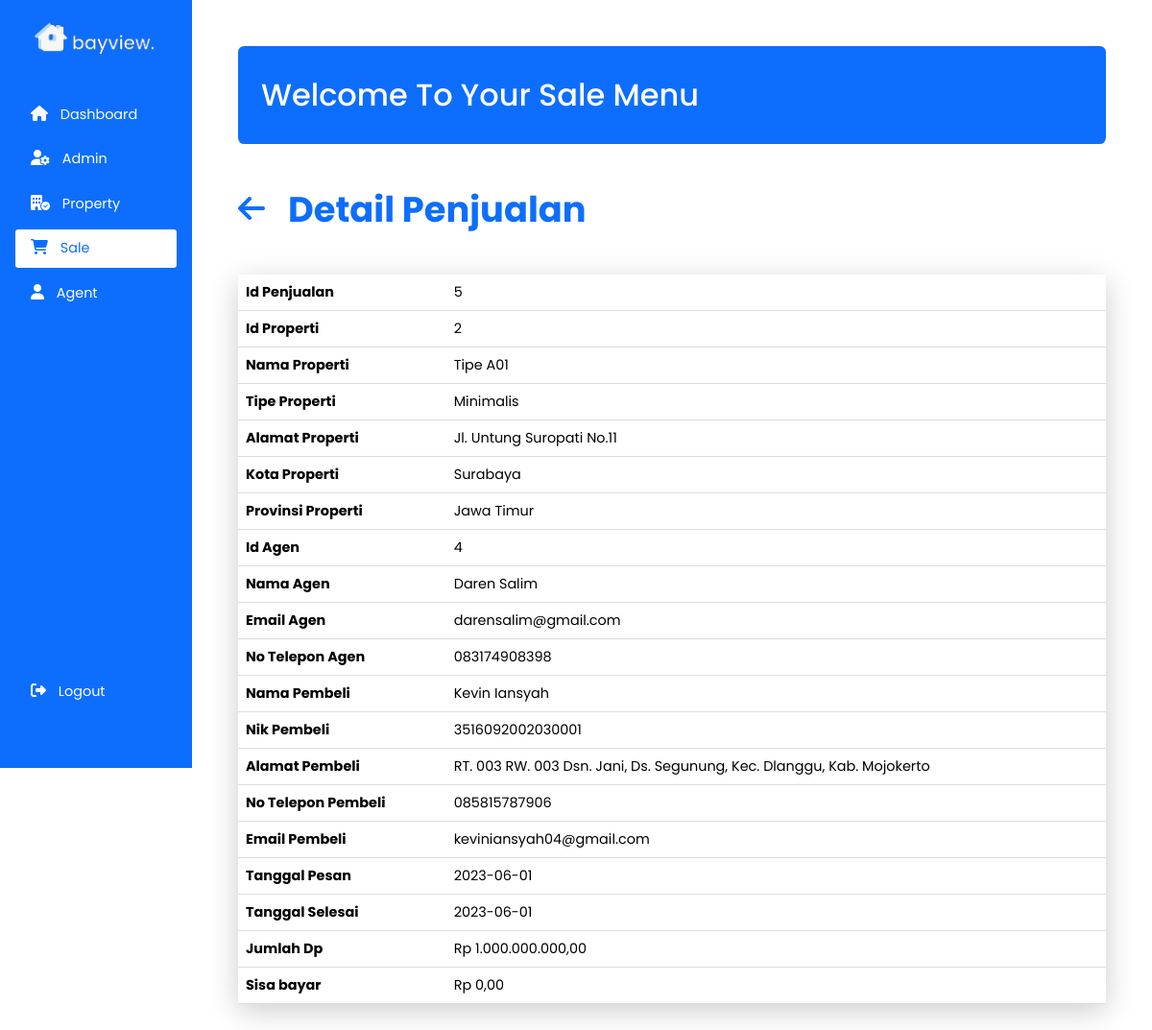
The app's page /admin/dashboard.php?page=detailPenjualan&id_penjualan=5 (signed in) with its own data.
### tables this page shows
CREATE TABLE `penjualan` (
  `id_penjualan` int NOT NULL COMMENT 'Primary key ',
  `id_properti` int NOT NULL COMMENT 'Foreign key untuk data properti yang dibeli',
  `id_agen` int NOT NULL COMMENT 'Foreign key untuk data agen yang menangani',
  `nama` varchar(255) NOT NULL COMMENT 'Nama pembeli',
  `nik` varchar(255) NOT NULL COMMENT 'NIK pembeli',
  `alamat` varchar(255) NOT NULL COMMENT 'Alamat pembeli',
  `no_telp` varchar(255) NOT NULL COMMENT 'Nomor telepon pembeli',
  `email` varchar(255) NOT NULL COMMENT 'Email pembeli',
  `tgl_pesan` date NOT NULL COMMENT 'Tanggal pemesanan properti',
  `tgl_selesai` date NOT NULL COMMENT 'Tanggal selesai (Jika rumah yang dipesan dalam pembangunan)',
  `jumlah_dp` int NOT NULL COMMENT 'Jumlah pembayaran dimuka',
  `sisa_bayar` int DEFAULT NULL COMMENT 'Jumlah sisa uang yang harus dibayar'
);

CREATE TABLE `properti` (
  `id_properti` int NOT NULL COMMENT 'Primary key',
  `id_agen` int NOT NULL COMMENT 'Foreign key agen yang menangani penjualan properti',
  `nama_properti` varchar(255) NOT NULL COMMENT 'Nama properti',
  `tipe_properti` varchar(255) NOT NULL COMMENT 'Tipe properti (rumah, apartemen, rumah ruko, villa)',
  `deskripsi` longtext NOT NULL COMMENT 'Deskripsi yang menggambarkan ringkasan property',
  `alamat` varchar(255) NOT NULL COMMENT 'Alamat properti',
  `kota` varchar(255) NOT NULL COMMENT 'Kota properti',
  `provinsi` varchar(255) NOT NULL COMMENT 'Provinsi properti',
  `luas_bangunan` int NOT NULL COMMENT 'Luas bangunan properti',
  `kamar_tidur` int NOT NULL COMMENT 'Jumlah kamar tidur',
  `kamar_mandi` int NOT NULL COMMENT 'Jumlah kamar mandi',
  `dapur` int NOT NULL COMMENT 'Jumlah dapur',
  `ruang_keluarga` int NOT NULL COMMENT 'Jumlah ruang keluarga',
  `balkon` int NOT NULL COMMENT 'Jumlah balkon',
  `harga` int NOT NULL COMMENT 'Harga jual properti',
  `status` varchar(255) NOT NULL COMMENT 'Status jual properti (avaible/sold out)',
  `gambar_1` blob COMMENT 'Gambar properti',
  `gambar_2` blob COMMENT 'Gambar properti',
  `gambar_3` blob COMMENT 'Gambar properti'
);

CREATE TABLE `agen` (
  `id_agent` int NOT NULL COMMENT 'Primary key',
  `nama` varchar(255) NOT NULL COMMENT 'Nama agen',
  `email` varchar(255) NOT NULL COMMENT 'Email agen',
  `umur` int NOT NULL COMMENT 'Umur agen',
  `jenis_kelamin` varchar(255) NOT NULL COMMENT 'Jenis kelamin',
  `alamat` varchar(255) NOT NULL COMMENT 'alamat agen',
  `no_telp` varchar(255) NOT NULL COMMENT 'Nomor telepon agen',
  `gambar` varchar(255) NOT NULL COMMENT 'Foto agen'
);

### database/connection.php (called while the page is built, shortened)
<?php
function connection()
{
   $dbServer = "localhost";
   $dbPort = 3306;
   $dbUser = "root";
   $dbPass = "";
   $dbName = "bayview";
   $conn = mysqli_connect($dbServer, $dbUser, $dbPass, $dbName, $dbPort);
   mysqli_select_db($conn, $dbName);
   return $conn;
}

### admin/penjualan/detailPenjualan.php (the view)
<div class="welcome-box">
  <h2>Welcome To Your Sale Menu</h2>
</div>
<div class="container">
  <div class="header-name">
    <a href="javascript:history.back()"><i class="fa-solid fa-arrow-left"></i></a>
    <h1 class="heading-1-detail">Detail Penjualan</h1>
  </div>
  <div class="container-detail">
    <table class="table table-detail">
      <tbody>
        <?php
        $id_penjualan = $_GET["id_penjualan"];
        $queryDataPenjualan = "SELECT * FROM penjualan WHERE id_penjualan = $id_penjualan";
        $resultDataPenjualan = mysqli_query(connection(), $queryDataPenjualan);
        $dataDataPenjualan = mysqli_fetch_array($resultDataPenjualan);
        $queryDataProperti = "SELECT * FROM properti WHERE id_properti = '{$dataDataPenjualan['id_properti']}'";
        $resultDataProperti = mysqli_query(connection(), $queryDataProperti);
        $dataDataProperti = mysqli_fetch_array($resultDataProperti);
        $queryDataAgen = "SELECT * FROM agen WHERE id_agent = '{$dataDataPenjualan['id_agen']}'";
        $resultDataAgen = mysqli_query(connection(), $queryDataAgen);
        $dataDataAgen = mysqli_fetch_array($resultDataAgen);
        ?>
        <tr>
          <th>Id Penjualan</th>
          <td><?= $dataDataPenjualan['id_penjualan'] ?></td>
        </tr>
        <tr>
          <th>Id Properti</th>
          <td><?= $dataDataPenjualan['id_properti'] ?></td>
        </tr>
        <tr>
          <th>Nama Properti</th>
          <td><?= $dataDataProperti['nama_properti'] ?></td>
        </tr>
        <tr>
          <th>Tipe Properti</th>
          <td><?= $dataDataProperti['tipe_properti'] ?></td>
        </tr>
        <tr>
          <th>Alamat Properti</th>
          <td><?= $dataDataProperti['alamat'] ?></td>
        </tr>
        <tr>
          <th>Kota Properti</th>
          <td><?= $dataDataProperti['kota'] ?></td>
        </tr>
        <tr>
          <th>Provinsi Properti</th>
          <td><?= $dataDataProperti['provinsi'] ?></td>
        </tr>
        <tr>
          <th>Id Agen</th>
          <td><?= $dataDataPenjualan['id_agen'] ?></td>
        </tr>
        <tr>
          <th>Nama Agen</th>
          <td><?= $dataDataAgen['nama'] ?></td>
        </tr>
        <tr>
          <th>Email Agen</th>
          <td><?= $dataDataAgen['email'] ?></td>
        </tr>
        <tr>
          <th>No Telepon Agen</th>
          <td><?= $dataDataAgen['no_telp'] ?></td>
        </tr>
        <tr>
          <th>Nama Pembeli</th>
          <td><?= $dataDataPenjualan['nama'] ?></td>
        </tr>
        <tr>
          <th>Nik Pembeli</th>
          <td><?= $dataDataPenjualan['nik'] ?></td>
        </tr>
        <tr>
          <th>Alamat Pembeli</th>
          <td><?= $dataDataPenjualan['alamat'] ?></td>
        </tr>
        <tr>
          <th>No Telepon Pembeli</th>
          <td><?= $dataDataPenjualan['no_telp'] ?></td>
        </tr>
        <tr>
          <th>Email Pembeli</th>
          <td><?= $dataDataPenjualan['email'] ?></td>
        </tr>
        <tr>
          <th>Tanggal Pesan</th>
          <td><?= $dataDataPenjualan['tgl_pesan'] ?></td>
        </tr>
        <tr>
          <th>Tanggal Selesai</th>
          <td><?= $dataDataPenjualan['tgl_selesai'] ?></td>
        </tr>
        <tr>
          <th>Jumlah Dp</th>
          <td>Rp <?= number_format($dataDataPenjualan['jumlah_dp'], 2, ',', '.') ?></td>
        </tr>
        <tr>
          <th>Sisa bayar</th>
          <td>Rp <?= number_format($dataDataPenjualan['sisa_bayar'], 2, ',', '.') ?></td>
        </tr>
      </tbody>
    </table>
  </div>
</div>

### css/admin.css (style rules this page uses)
* { margin: 0; padding: 0; font-family: "Poppins", sans-serif; box-sizing: border-box; }
.welcome-box { color: white; box-sizing: border-box; background-color: #0d6efd; padding: 1.7rem 1.5rem; border-radius: 0.4rem; }
.welcome-box h2 { font-size: 2rem; font-weight: 500; color: white; }
::placeholder { color: #7d858d; font-weight: 200; }
h1.heading-1-detail { color: #0d6efd; font-size: 2.3rem; font-weight: bolder; }
table { box-shadow: rgba(0, 0, 0, 0.2) 0px 7px 29px 0px; }
.table { width: 100%; border-collapse: collapse; border-spacing: 0; }
.table tbody td { padding: 8px; border-bottom: 1px solid #ddd; font-size: 0.9rem; }
.table-detail th { padding: 8px; text-align: left; border-bottom: 1px solid #ddd; font-size: 0.9rem; }
.header-name { display: flex; align-items: center; margin-bottom: 2.5rem; margin-top: 2.5rem; }
.header-name i { font-size: 2rem; font-weight: bold; color: #0d6efd; margin-right: 1.5rem; }

### records on screen
penjualan: id_penjualan "5", id_properti "2", id_agen "4", nama "Kevin Iansyah", nik "3516092002030001", alamat "RT. 003 RW. 003 Dsn. Jani, Ds. Segunung, Kec. Dlanggu, Kab. Mojokerto", no_telp "085815787906", email "keviniansyah04@gmail.com", tgl_pesan "2023-06-01", tgl_selesai "2023-06-01", jumlah_dp "1.000.000.000,00", sisa_bayar "0,00"
properti: nama_properti "Tipe A01", tipe_properti "Minimalis", alamat "Jl. Untung Suropati No.11", kota "Surabaya", provinsi "Jawa Timur"
agen: nama "Daren Salim", email "darensalim@gmail.com", no_telp "083174908398"
